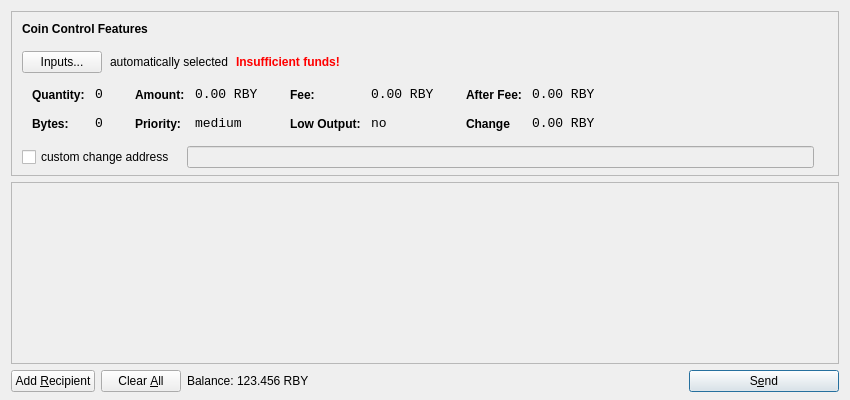
<?xml version="1.0" encoding="UTF-8"?>
<ui version="4.0">
 <class>SendCoinsDialog</class>
 <widget class="QDialog" name="SendCoinsDialog">
  <property name="geometry">
   <rect>
    <x>0</x>
    <y>0</y>
    <width>850</width>
    <height>400</height>
   </rect>
  </property>
  <property name="windowTitle">
   <string>Send Coins</string>
  </property>
  <layout class="QVBoxLayout" name="verticalLayout" stretch="0,1,0">
   <property name="bottomMargin">
    <number>8</number>
   </property>
   <item>
    <widget class="QFrame" name="frameCoinControl">
     <property name="sizePolicy">
      <sizepolicy hsizetype="Expanding" vsizetype="Expanding">
       <horstretch>0</horstretch>
       <verstretch>0</verstretch>
      </sizepolicy>
     </property>
     <property name="maximumSize">
      <size>
       <width>16777215</width>
       <height>16777215</height>
      </size>
     </property>
     <property name="frameShape">
      <enum>QFrame::StyledPanel</enum>
     </property>
     <property name="frameShadow">
      <enum>QFrame::Sunken</enum>
     </property>
     <layout class="QVBoxLayout" name="verticalLayoutCoinControl2">
      <property name="spacing">
       <number>-1</number>
      </property>
      <property name="leftMargin">
       <number>0</number>
      </property>
      <property name="topMargin">
       <number>0</number>
      </property>
      <property name="rightMargin">
       <number>0</number>
      </property>
      <property name="bottomMargin">
       <number>6</number>
      </property>
      <item>
       <layout class="QVBoxLayout" name="verticalLayoutCoinControl" stretch="0,0,0,0,1">
        <property name="spacing">
         <number>0</number>
        </property>
        <property name="leftMargin">
         <number>10</number>
        </property>
        <property name="topMargin">
         <number>10</number>
        </property>
        <item>
         <layout class="QHBoxLayout" name="horizontalLayoutCoinControl1">
          <property name="bottomMargin">
           <number>15</number>
          </property>
          <item>
           <widget class="QLabel" name="labelCoinControlFeatures">
            <property name="sizePolicy">
             <sizepolicy hsizetype="Preferred" vsizetype="Maximum">
              <horstretch>0</horstretch>
              <verstretch>0</verstretch>
             </sizepolicy>
            </property>
            <property name="font">
             <font>
              <weight>75</weight>
              <bold>true</bold>
             </font>
            </property>
            <property name="styleSheet">
             <string notr="true">font-weight:bold;</string>
            </property>
            <property name="text">
             <string>Coin Control Features</string>
            </property>
           </widget>
          </item>
         </layout>
        </item>
        <item>
         <layout class="QHBoxLayout" name="horizontalLayoutCoinControl2" stretch="0,0,0,0">
          <property name="spacing">
           <number>8</number>
          </property>
          <property name="bottomMargin">
           <number>10</number>
          </property>
          <item>
           <widget class="QPushButton" name="pushButtonCoinControl">
            <property name="styleSheet">
             <string notr="true"/>
            </property>
            <property name="text">
             <string>Inputs...</string>
            </property>
           </widget>
          </item>
          <item>
           <widget class="QLabel" name="labelCoinControlAutomaticallySelected">
            <property name="text">
             <string>automatically selected</string>
            </property>
            <property name="margin">
             <number>5</number>
            </property>
           </widget>
          </item>
          <item>
           <widget class="QLabel" name="labelCoinControlInsuffFunds">
            <property name="font">
             <font>
              <weight>75</weight>
              <bold>true</bold>
             </font>
            </property>
            <property name="styleSheet">
             <string notr="true">color:red;font-weight:bold;</string>
            </property>
            <property name="text">
             <string>Insufficient funds!</string>
            </property>
            <property name="margin">
             <number>5</number>
            </property>
           </widget>
          </item>
          <item>
           <spacer name="horizontalSpacerCoinControl">
            <property name="orientation">
             <enum>Qt::Horizontal</enum>
            </property>
            <property name="sizeHint" stdset="0">
             <size>
              <width>40</width>
              <height>1</height>
             </size>
            </property>
           </spacer>
          </item>
         </layout>
        </item>
        <item>
         <widget class="QWidget" name="widgetCoinControl" native="true">
          <property name="sizePolicy">
           <sizepolicy hsizetype="Preferred" vsizetype="Preferred">
            <horstretch>0</horstretch>
            <verstretch>0</verstretch>
           </sizepolicy>
          </property>
          <property name="minimumSize">
           <size>
            <width>0</width>
            <height>0</height>
           </size>
          </property>
          <property name="styleSheet">
           <string notr="true"/>
          </property>
          <layout class="QHBoxLayout" name="horizontalLayoutCoinControl5">
           <property name="margin">
            <number>0</number>
           </property>
           <item>
            <layout class="QHBoxLayout" name="horizontalLayoutCoinControl3" stretch="0,0,0,1">
             <property name="spacing">
              <number>20</number>
             </property>
             <property name="topMargin">
              <number>0</number>
             </property>
             <property name="bottomMargin">
              <number>10</number>
             </property>
             <item>
              <layout class="QFormLayout" name="formLayoutCoinControl1">
               <property name="horizontalSpacing">
                <number>10</number>
               </property>
               <property name="verticalSpacing">
                <number>14</number>
               </property>
               <property name="leftMargin">
                <number>10</number>
               </property>
               <property name="topMargin">
                <number>4</number>
               </property>
               <property name="rightMargin">
                <number>6</number>
               </property>
               <item row="0" column="0">
                <widget class="QLabel" name="labelCoinControlQuantityText">
                 <property name="styleSheet">
                  <string notr="true">font-weight:bold;</string>
                 </property>
                 <property name="text">
                  <string>Quantity:</string>
                 </property>
                 <property name="margin">
                  <number>0</number>
                 </property>
                </widget>
               </item>
               <item row="0" column="1">
                <widget class="QLabel" name="labelCoinControlQuantity">
                 <property name="font">
                  <font>
                   <family>Monospace</family>
                   <pointsize>10</pointsize>
                  </font>
                 </property>
                 <property name="cursor">
                  <cursorShape>IBeamCursor</cursorShape>
                 </property>
                 <property name="contextMenuPolicy">
                  <enum>Qt::ActionsContextMenu</enum>
                 </property>
                 <property name="text">
                  <string>0</string>
                 </property>
                 <property name="margin">
                  <number>0</number>
                 </property>
                 <property name="textInteractionFlags">
                  <set>Qt::LinksAccessibleByMouse|Qt::TextSelectableByKeyboard|Qt::TextSelectableByMouse</set>
                 </property>
                </widget>
               </item>
               <item row="1" column="0">
                <widget class="QLabel" name="labelCoinControlBytesText">
                 <property name="styleSheet">
                  <string notr="true">font-weight:bold;</string>
                 </property>
                 <property name="text">
                  <string>Bytes:</string>
                 </property>
                </widget>
               </item>
               <item row="1" column="1">
                <widget class="QLabel" name="labelCoinControlBytes">
                 <property name="font">
                  <font>
                   <family>Monospace</family>
                   <pointsize>10</pointsize>
                  </font>
                 </property>
                 <property name="cursor">
                  <cursorShape>IBeamCursor</cursorShape>
                 </property>
                 <property name="contextMenuPolicy">
                  <enum>Qt::ActionsContextMenu</enum>
                 </property>
                 <property name="text">
                  <string>0</string>
                 </property>
                 <property name="textInteractionFlags">
                  <set>Qt::LinksAccessibleByMouse|Qt::TextSelectableByKeyboard|Qt::TextSelectableByMouse</set>
                 </property>
                </widget>
               </item>
              </layout>
             </item>
             <item>
              <layout class="QFormLayout" name="formLayoutCoinControl2">
               <property name="horizontalSpacing">
                <number>10</number>
               </property>
               <property name="verticalSpacing">
                <number>14</number>
               </property>
               <property name="leftMargin">
                <number>6</number>
               </property>
               <property name="topMargin">
                <number>4</number>
               </property>
               <property name="rightMargin">
                <number>6</number>
               </property>
               <item row="0" column="0">
                <widget class="QLabel" name="labelCoinControlAmountText">
                 <property name="styleSheet">
                  <string notr="true">font-weight:bold;</string>
                 </property>
                 <property name="text">
                  <string>Amount:</string>
                 </property>
                 <property name="margin">
                  <number>0</number>
                 </property>
                </widget>
               </item>
               <item row="0" column="1">
                <widget class="QLabel" name="labelCoinControlAmount">
                 <property name="font">
                  <font>
                   <family>Monospace</family>
                   <pointsize>10</pointsize>
                  </font>
                 </property>
                 <property name="cursor">
                  <cursorShape>IBeamCursor</cursorShape>
                 </property>
                 <property name="contextMenuPolicy">
                  <enum>Qt::ActionsContextMenu</enum>
                 </property>
                 <property name="text">
                  <string>0.00 RBY</string>
                 </property>
                 <property name="textInteractionFlags">
                  <set>Qt::LinksAccessibleByMouse|Qt::TextSelectableByKeyboard|Qt::TextSelectableByMouse</set>
                 </property>
                </widget>
               </item>
               <item row="1" column="0">
                <widget class="QLabel" name="labelCoinControlPriorityText">
                 <property name="styleSheet">
                  <string notr="true">font-weight:bold;</string>
                 </property>
                 <property name="text">
                  <string>Priority:</string>
                 </property>
                </widget>
               </item>
               <item row="1" column="1">
                <widget class="QLabel" name="labelCoinControlPriority">
                 <property name="font">
                  <font>
                   <family>Monospace</family>
                   <pointsize>10</pointsize>
                  </font>
                 </property>
                 <property name="cursor">
                  <cursorShape>IBeamCursor</cursorShape>
                 </property>
                 <property name="contextMenuPolicy">
                  <enum>Qt::ActionsContextMenu</enum>
                 </property>
                 <property name="text">
                  <string>medium</string>
                 </property>
                 <property name="textInteractionFlags">
                  <set>Qt::LinksAccessibleByMouse|Qt::TextSelectableByKeyboard|Qt::TextSelectableByMouse</set>
                 </property>
                </widget>
               </item>
              </layout>
             </item>
             <item>
              <layout class="QFormLayout" name="formLayoutCoinControl3">
               <property name="horizontalSpacing">
                <number>10</number>
               </property>
               <property name="verticalSpacing">
                <number>14</number>
               </property>
               <property name="leftMargin">
                <number>6</number>
               </property>
               <property name="topMargin">
                <number>4</number>
               </property>
               <property name="rightMargin">
                <number>6</number>
               </property>
               <item row="0" column="0">
                <widget class="QLabel" name="labelCoinControlFeeText">
                 <property name="styleSheet">
                  <string notr="true">font-weight:bold;</string>
                 </property>
                 <property name="text">
                  <string>Fee:</string>
                 </property>
                 <property name="margin">
                  <number>0</number>
                 </property>
                </widget>
               </item>
               <item row="0" column="1">
                <widget class="QLabel" name="labelCoinControlFee">
                 <property name="font">
                  <font>
                   <family>Monospace</family>
                   <pointsize>10</pointsize>
                  </font>
                 </property>
                 <property name="cursor">
                  <cursorShape>IBeamCursor</cursorShape>
                 </property>
                 <property name="contextMenuPolicy">
                  <enum>Qt::ActionsContextMenu</enum>
                 </property>
                 <property name="text">
                  <string>0.00 RBY</string>
                 </property>
                 <property name="textInteractionFlags">
                  <set>Qt::LinksAccessibleByMouse|Qt::TextSelectableByKeyboard|Qt::TextSelectableByMouse</set>
                 </property>
                </widget>
               </item>
               <item row="1" column="0">
                <widget class="QLabel" name="labelCoinControlLowOutputText">
                 <property name="styleSheet">
                  <string notr="true">font-weight:bold;</string>
                 </property>
                 <property name="text">
                  <string>Low Output:</string>
                 </property>
                </widget>
               </item>
               <item row="1" column="1">
                <widget class="QLabel" name="labelCoinControlLowOutput">
                 <property name="font">
                  <font>
                   <family>Monospace</family>
                   <pointsize>10</pointsize>
                  </font>
                 </property>
                 <property name="cursor">
                  <cursorShape>IBeamCursor</cursorShape>
                 </property>
                 <property name="contextMenuPolicy">
                  <enum>Qt::ActionsContextMenu</enum>
                 </property>
                 <property name="text">
                  <string>no</string>
                 </property>
                 <property name="textInteractionFlags">
                  <set>Qt::LinksAccessibleByMouse|Qt::TextSelectableByKeyboard|Qt::TextSelectableByMouse</set>
                 </property>
                </widget>
               </item>
              </layout>
             </item>
             <item>
              <layout class="QFormLayout" name="formLayoutCoinControl4">
               <property name="horizontalSpacing">
                <number>10</number>
               </property>
               <property name="verticalSpacing">
                <number>14</number>
               </property>
               <property name="leftMargin">
                <number>6</number>
               </property>
               <property name="topMargin">
                <number>4</number>
               </property>
               <property name="rightMargin">
                <number>6</number>
               </property>
               <item row="0" column="0">
                <widget class="QLabel" name="labelCoinControlAfterFeeText">
                 <property name="styleSheet">
                  <string notr="true">font-weight:bold;</string>
                 </property>
                 <property name="text">
                  <string>After Fee:</string>
                 </property>
                 <property name="margin">
                  <number>0</number>
                 </property>
                </widget>
               </item>
               <item row="0" column="1">
                <widget class="QLabel" name="labelCoinControlAfterFee">
                 <property name="font">
                  <font>
                   <family>Monospace</family>
                   <pointsize>10</pointsize>
                  </font>
                 </property>
                 <property name="cursor">
                  <cursorShape>IBeamCursor</cursorShape>
                 </property>
                 <property name="contextMenuPolicy">
                  <enum>Qt::ActionsContextMenu</enum>
                 </property>
                 <property name="text">
                  <string>0.00 RBY</string>
                 </property>
                 <property name="textInteractionFlags">
                  <set>Qt::LinksAccessibleByMouse|Qt::TextSelectableByKeyboard|Qt::TextSelectableByMouse</set>
                 </property>
                </widget>
               </item>
               <item row="1" column="0">
                <widget class="QLabel" name="labelCoinControlChangeText">
                 <property name="styleSheet">
                  <string notr="true">font-weight:bold;</string>
                 </property>
                 <property name="text">
                  <string>Change</string>
                 </property>
                </widget>
               </item>
               <item row="1" column="1">
                <widget class="QLabel" name="labelCoinControlChange">
                 <property name="font">
                  <font>
                   <family>Monospace</family>
                   <pointsize>10</pointsize>
                  </font>
                 </property>
                 <property name="cursor">
                  <cursorShape>IBeamCursor</cursorShape>
                 </property>
                 <property name="contextMenuPolicy">
                  <enum>Qt::ActionsContextMenu</enum>
                 </property>
                 <property name="text">
                  <string>0.00 RBY</string>
                 </property>
                 <property name="textInteractionFlags">
                  <set>Qt::LinksAccessibleByMouse|Qt::TextSelectableByKeyboard|Qt::TextSelectableByMouse</set>
                 </property>
                </widget>
               </item>
              </layout>
             </item>
            </layout>
           </item>
          </layout>
         </widget>
        </item>
        <item>
         <layout class="QHBoxLayout" name="horizontalLayoutCoinControl4" stretch="0,0,0">
          <property name="spacing">
           <number>12</number>
          </property>
          <property name="sizeConstraint">
           <enum>QLayout::SetDefaultConstraint</enum>
          </property>
          <property name="topMargin">
           <number>5</number>
          </property>
          <property name="rightMargin">
           <number>5</number>
          </property>
          <item>
           <widget class="QCheckBox" name="checkBoxCoinControlChange">
            <property name="text">
             <string>custom change address</string>
            </property>
           </widget>
          </item>
          <item>
           <widget class="QLineEdit" name="lineEditCoinControlChange">
            <property name="enabled">
             <bool>false</bool>
            </property>
            <property name="sizePolicy">
             <sizepolicy hsizetype="Expanding" vsizetype="Fixed">
              <horstretch>0</horstretch>
              <verstretch>0</verstretch>
             </sizepolicy>
            </property>
           </widget>
          </item>
          <item>
           <widget class="QLabel" name="labelCoinControlChangeLabel">
            <property name="sizePolicy">
             <sizepolicy hsizetype="Preferred" vsizetype="Expanding">
              <horstretch>0</horstretch>
              <verstretch>0</verstretch>
             </sizepolicy>
            </property>
            <property name="minimumSize">
             <size>
              <width>0</width>
              <height>0</height>
             </size>
            </property>
            <property name="text">
             <string/>
            </property>
            <property name="margin">
             <number>3</number>
            </property>
           </widget>
          </item>
         </layout>
        </item>
        <item>
         <spacer name="verticalSpacerCoinControl">
          <property name="orientation">
           <enum>Qt::Vertical</enum>
          </property>
          <property name="sizeHint" stdset="0">
           <size>
            <width>800</width>
            <height>1</height>
           </size>
          </property>
         </spacer>
        </item>
       </layout>
      </item>
     </layout>
    </widget>
   </item>
   <item>
    <widget class="QScrollArea" name="scrollArea">
     <property name="widgetResizable">
      <bool>true</bool>
     </property>
     <widget class="QWidget" name="scrollAreaWidgetContents">
      <property name="geometry">
       <rect>
        <x>0</x>
        <y>0</y>
        <width>830</width>
        <height>165</height>
       </rect>
      </property>
      <layout class="QVBoxLayout" name="verticalLayout_2">
       <property name="margin">
        <number>0</number>
       </property>
       <item>
        <layout class="QVBoxLayout" name="entries">
         <property name="spacing">
          <number>6</number>
         </property>
        </layout>
       </item>
       <item>
        <spacer name="verticalSpacer">
         <property name="orientation">
          <enum>Qt::Vertical</enum>
         </property>
         <property name="sizeHint" stdset="0">
          <size>
           <width>20</width>
           <height>40</height>
          </size>
         </property>
        </spacer>
       </item>
      </layout>
     </widget>
    </widget>
   </item>
   <item>
    <layout class="QHBoxLayout" name="horizontalLayout">
     <item>
      <widget class="QPushButton" name="addButton">
       <property name="toolTip">
        <string>Send to multiple recipients at once</string>
       </property>
       <property name="text">
        <string>Add &amp;Recipient</string>
       </property>
       <property name="autoDefault">
        <bool>false</bool>
       </property>
      </widget>
     </item>
     <item>
      <widget class="QPushButton" name="clearButton">
       <property name="sizePolicy">
        <sizepolicy hsizetype="Minimum" vsizetype="Fixed">
         <horstretch>0</horstretch>
         <verstretch>0</verstretch>
        </sizepolicy>
       </property>
       <property name="toolTip">
        <string>Remove all transaction fields</string>
       </property>
       <property name="text">
        <string>Clear &amp;All</string>
       </property>
       <property name="autoRepeatDelay">
        <number>300</number>
       </property>
       <property name="autoDefault">
        <bool>false</bool>
       </property>
      </widget>
     </item>
     <item>
      <layout class="QHBoxLayout" name="horizontalLayout_2">
       <property name="spacing">
        <number>3</number>
       </property>
       <item>
        <widget class="QLabel" name="label">
         <property name="sizePolicy">
          <sizepolicy hsizetype="Preferred" vsizetype="Fixed">
           <horstretch>0</horstretch>
           <verstretch>0</verstretch>
          </sizepolicy>
         </property>
         <property name="text">
          <string>Balance:</string>
         </property>
        </widget>
       </item>
       <item>
        <widget class="QLabel" name="labelBalance">
         <property name="sizePolicy">
          <sizepolicy hsizetype="Preferred" vsizetype="Fixed">
           <horstretch>0</horstretch>
           <verstretch>0</verstretch>
          </sizepolicy>
         </property>
         <property name="cursor">
          <cursorShape>IBeamCursor</cursorShape>
         </property>
         <property name="text">
          <string>123.456 RBY</string>
         </property>
         <property name="textInteractionFlags">
          <set>Qt::LinksAccessibleByMouse|Qt::TextSelectableByKeyboard|Qt::TextSelectableByMouse</set>
         </property>
        </widget>
       </item>
      </layout>
     </item>
     <item>
      <spacer name="horizontalSpacer">
       <property name="orientation">
        <enum>Qt::Horizontal</enum>
       </property>
       <property name="sizeHint" stdset="0">
        <size>
         <width>40</width>
         <height>20</height>
        </size>
       </property>
      </spacer>
     </item>
     <item>
      <widget class="QPushButton" name="sendButton">
       <property name="minimumSize">
        <size>
         <width>150</width>
         <height>0</height>
        </size>
       </property>
       <property name="toolTip">
        <string>Confirm the send action</string>
       </property>
       <property name="text">
        <string>S&amp;end</string>
       </property>
       <property name="icon">
        <iconset resource="../bitcoin.qrc">
         <normaloff>:/icons/send</normaloff>:/icons/send</iconset>
       </property>
       <property name="default">
        <bool>true</bool>
       </property>
      </widget>
     </item>
    </layout>
   </item>
  </layout>
 </widget>
 <resources>
  <include location="../bitcoin.qrc"/>
 </resources>
 <connections/>
</ui>
